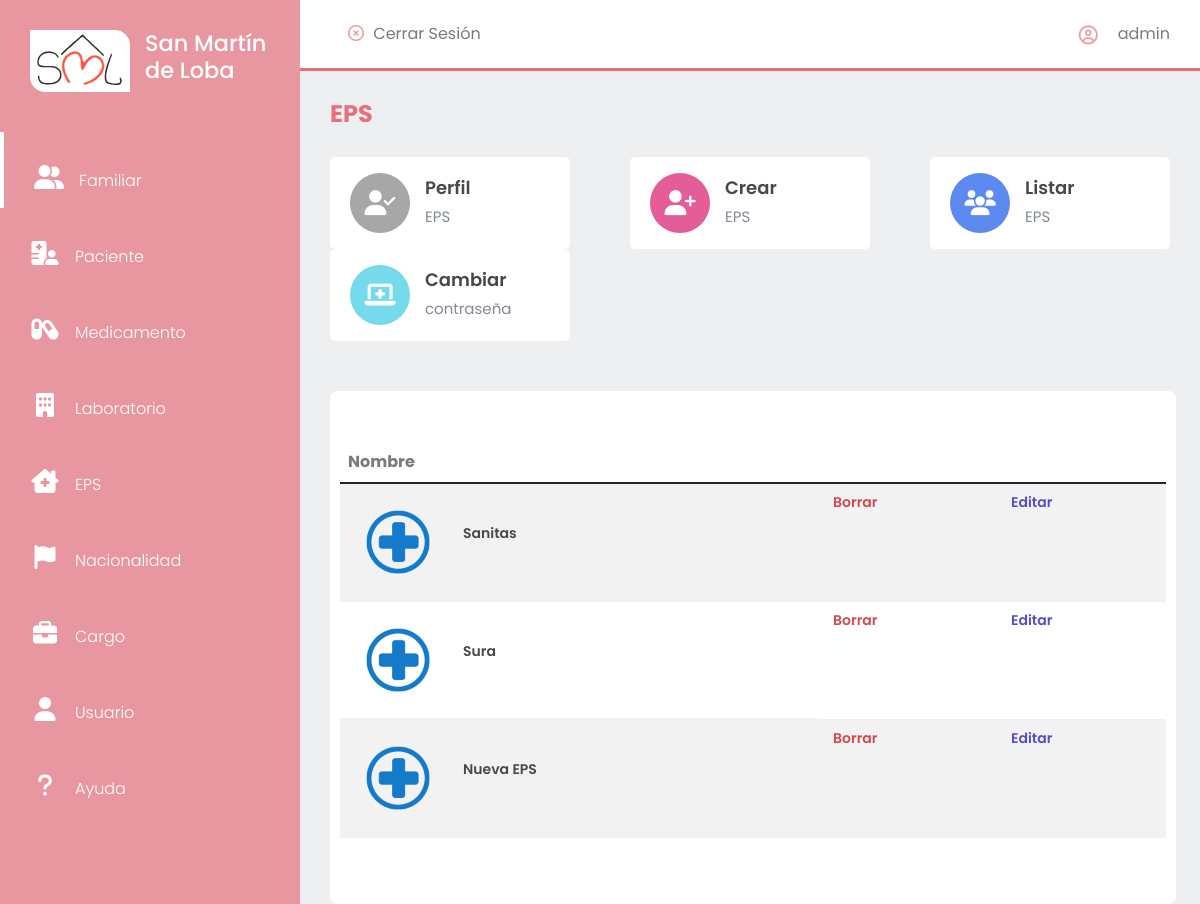
The page /eps/ (signed in) on the database its author committed.
### eps/models.py (models this page shows, shortened)
class Eps(models.Model):
    nombre = models.CharField(max_length = 50, unique = True, verbose_name = "Nombre")
    class Estado(models.TextChoices):
        ACTIVO = '1', _('Activo')
        INACTIVO = '0', _('Inactivo')
    estado = models.CharField(max_length = 1, choices = Estado.choices, default = Estado.ACTIVO, verbose_name = "Estado")
    fechaCreacion = models.DateField(verbose_name = 'Fecha de Creación', null = True, blank = False, default = datetime.date.today)

### eps/views.py (the view)
# urls.py: path('eps/', include('eps.urls')),
@login_required
def eps(request):
    titulo = "EPS"
    cargaInicial = Eps.objects.all()
    epss = []
    for eps in cargaInicial:
        if eps.estado != '0':
            epss.append(eps)
    context = {
        'titulo': titulo,
        'eps': epss,
        'url': '',
        'urlCrear': 'crear/',
        'urlListar': 'listar/'
    }
    return render(request, 'eps/eps.html', context)

### base/templates/eps/eps.html (shortened to what this page needs)
{% extends 'partials/app.html' %}
{% load static %}
{% block contenido %}
    {% include 'partials/sidebar.html' %}
        <section id="interface">
            {% include 'partials/nav-app.html' %}
            <div class="board">
                <table id="example" class="table table-striped tabla-datos" style="width:100%">
                    <thead>
                        <tr>
                            <th>Nombre</th>
                            <th></th>
                            <th></th>
                        </tr>
                    </thead>
                    <tbody>
                        {% for ep in eps %}
                            <tr>
                                <td class="people">
                                    <img src="{% static 'img/eps2.png' %}" alt="">
                                    <div class="people-de">
                                        <h5>{{ep.nombre}}</h5>
                                    </div>
                                </td>
                                <td class="role">
                                    <a class="boton-modal" data-bs-toggle="modal" data-bs-target="#borrarModal{{ep.id}}"><label for="btn-modal">Borrar</label></a>
                                </td>
                                <td class="edit">
                                    <a class="boton" data-bs-toggle="modal" data-bs-target="#editarModal{{ep.id}}"><label for="btn">Editar</label></a>
                                </td>
                        </tr>
                        {% endfor %}
                    </tbody>
                </table>
            </div>
        </section>
{% endblock contenido %}

### base/templates/partials/nav-app.html (shortened to what this page needs)
{% load static %}
<div class="navigation">
    <div class="n1">
        <div class="btn salir"><i class="far fa-times-circle"></i></i>
            <a href="{% url 'cerrarSesion' %}">Cerrar Sesión</a>
        </div>
    </div>
    <div class="profile">
        <i class="far fa-user-circle" style="color: rgba(230, 113, 124, .7);"></i>
        <span>{{ request.user.username }}</span>
    </div>
</div>
<h3 class="i-name">
    {{titulo}}
</h3>
<div class="values">
    <a class="vinculos" href="{{url}}">
        <div class="val-box">
            <i id="v1" class="fas fa-user-check"></i>
            <div>
                <h3>Perfil</h3>
                <span>{{titulo}}</span>
            </div>
        </div>
    </a>
    <a class="vinculos" href="{{urlCrear}}">
        <div class="val-box">
            <i id="v3" class="fas fa-user-plus"></i>
            <div>
                <h3>Crear</h3>
                <span>{{titulo}}</span>
            </div>
        </div>
    </a>
    <a class="vinculos" href="{{urlListar}}">
        <div class="val-box">
            <i id="v2" class="fas fa-users"></i>
            <div>
                <h3>Listar</h3>
                <span>{{titulo}}</span>
            </div>
        </div>
    </a>
    <a class="vinculos" href="{% url 'password_change' %}">
        <div class="val-box">
            <i id="v4" class="fas fa-laptop-medical"></i>
            <div>
                <h3>Cambiar</h3>
                <span>contraseña</span>
            </div>
        </div>
    </a>
</div>

### static/css/usuario.css (style rules this page uses)
* { margin: 0; padding: 0; box-sizing: border-box; font-family: 'Poppins', sans-serif; }
body { width: 100%; background: #eeeff1 !important; position: relative; display: flex; }
#interface { width: calc(100% - 300px); margin-left: 300px; position: relative; }
#interface .navigation { display: flex; align-items: center; justify-content: space-between; background: #fff; padding: 15px 30px; border-bottom: 3px solid #e6717c; position: fixed; width: calc(100% - 300px); z-index: 1; }
.salir i { margin: 0 5px; color:rgba(230, 113, 124, .7); }
.salir a { color: #7a7a7a; text-decoration: none; }
#interface .navigation .profile { display: flex; justify-content: flex-start; align-items: center; }
#interface .navigation .profile i { margin-right: 20px; font-size: 19px; font-weight: 400; }
#interface .navigation .profile span { color: #7a7a7a; }
.n1 { display: flex; justify-content: flex-start; align-items: center; }
.i-name { color: #e6717c; padding: 30px 30px 0 30px; font-size: 24px; font-weight: 700; margin-top: 70px; }
.vinculos { text-decoration: none; color: #000; }
.values { padding: 20px 30px; display: flex; justify-content: space-between; align-items: center; flex-wrap: wrap; }
.values .val-box { background: #fff; width: 240px; padding: 16px 20px; border-radius: 5px; display: flex; justify-content: flex-start; align-items: center; }
.values .val-box i { font-size: 25px; width: 60px; height: 60px; line-height: 60px; border-radius: 50%; text-align: center; color: #fff; margin-right: 15px; }
#v1 { background: #a7a7a7; }
#v2 { background: #5c8af0; }
#v3 { background: #e45d99; }
#v4 { background: #74daec; }
.values .val-box h3 { font-size: 18px; font-weight: 600; color: #484848; }
.values .val-box span { font-size: 15px; color: #828997; }
.board { width: 94%; margin: 30px 0 30px 30px; overflow: auto; background: #fff; border-radius: 8px; z-index: -1; padding: 50px 10px; }
.board img { width: 45px; height: 45px; object-fit: cover; border-radius: 50%; margin-right: 15px; }
.board h5 { font-weight: 600; font-size: 14px; }
.board .people { display: flex; justify-content: flex-start; align-items: center; text-align: start; }
.board .people img { width: 100px; height: 100px; }
.tabla-datos th { color: #7a7a7a; }
.tabla-datos td h5 { color: #484848; }
table { border-collapse: collapse; }
tr { border-bottom: 1px solid #eef0f3; }
tbody tr td { padding: 10px 15px; }
.role a { border-radius: 3px; padding: 8px; text-decoration: none; font-size: 14px; color: #d14c4c; font-weight: 600; transition: .3s ease; }
.edit a { border-radius: 3px; padding: 8px; text-decoration: none; font-size: 14px; color: #554cd1; font-weight: 600; }

### rows shown on the page
Eps: nombre "Sanitas"
Eps: nombre "Sura"
Eps: nombre "Nueva EPS"

### other values the page prints
{{ request.user.username }} "admin"
{{ titulo }} "EPS"
